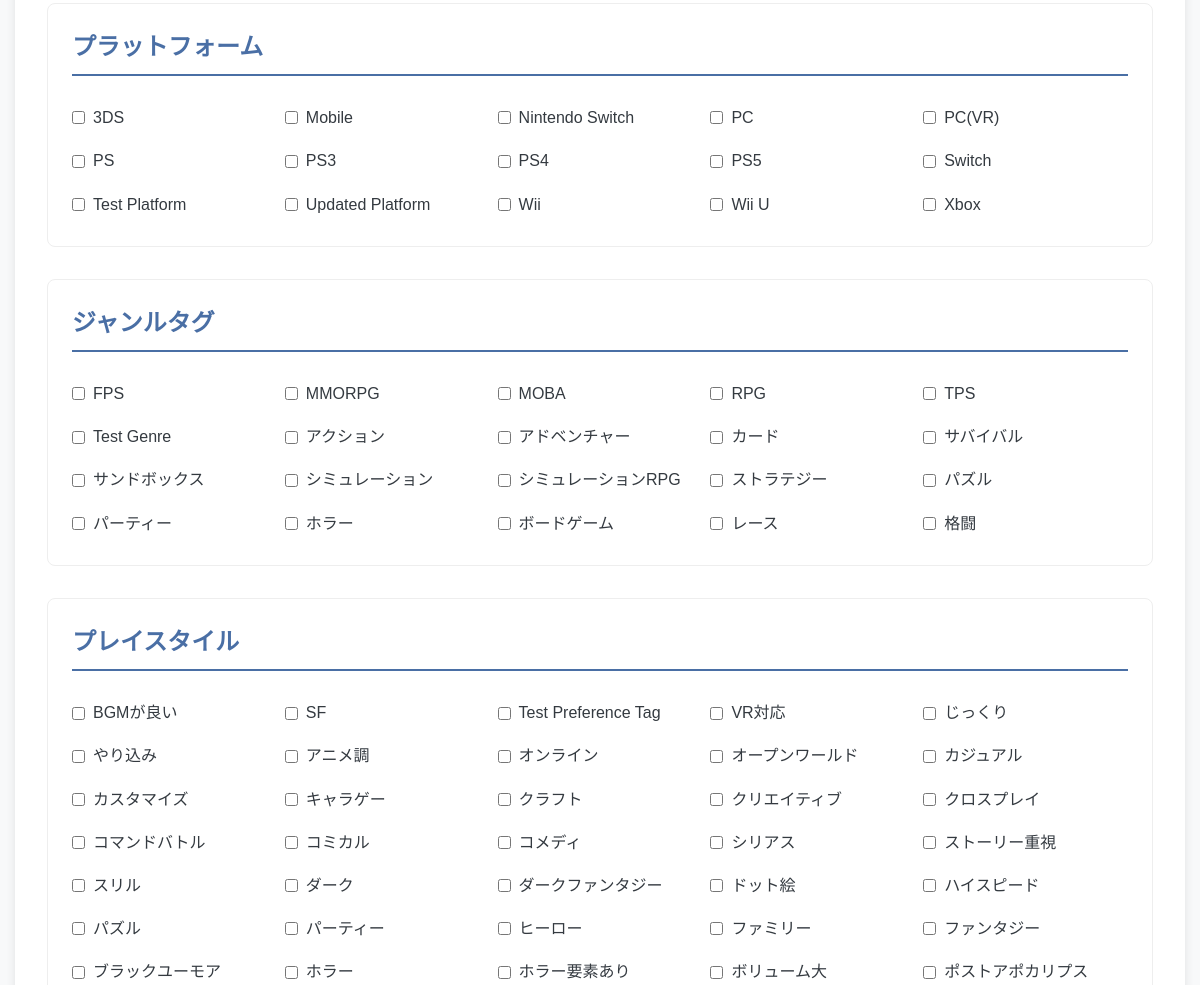
The app's page /add (middle part), older data.
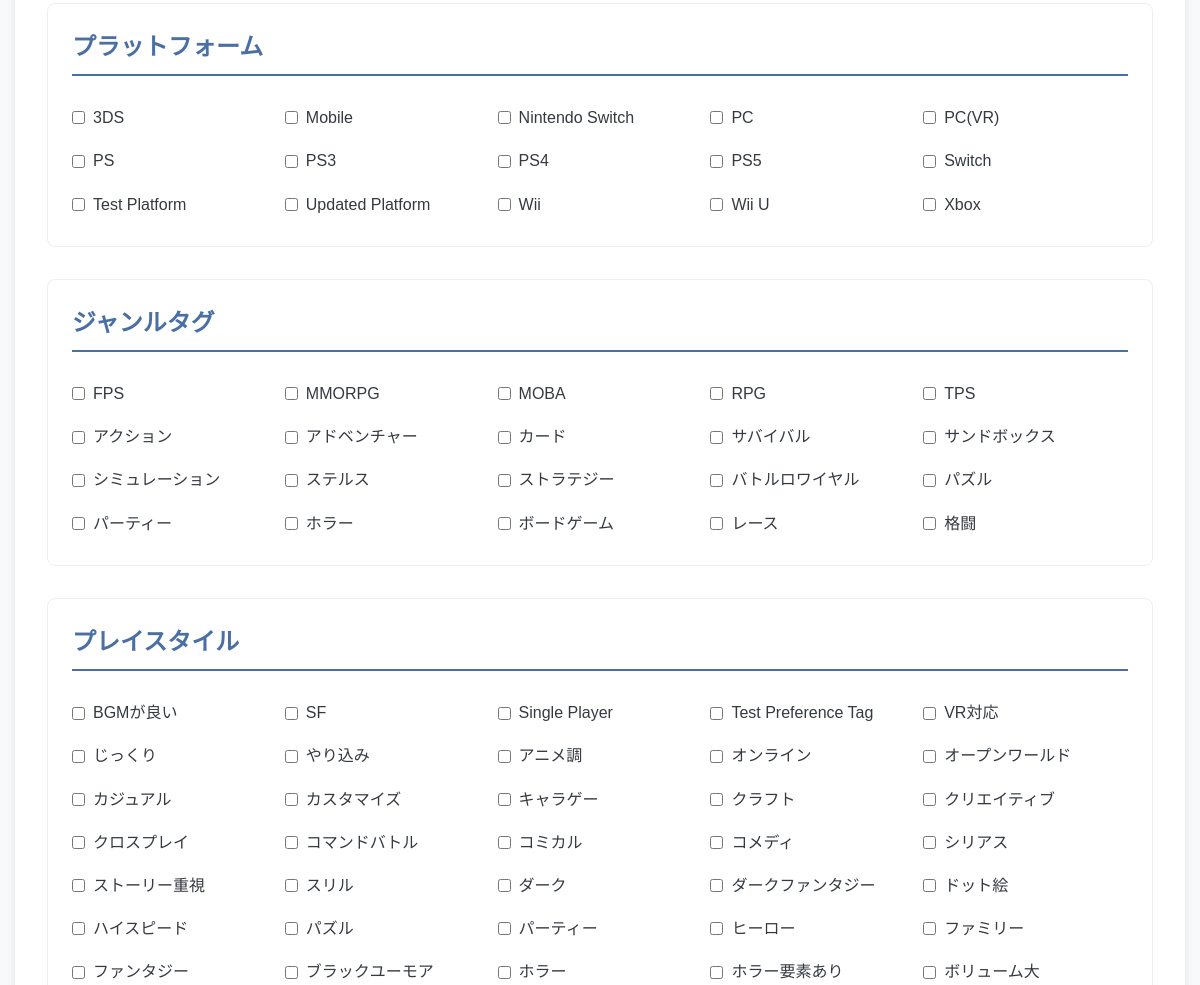
The same page, newer data.
### tables this page shows
CREATE TABLE platforms (
    platform_id INTEGER PRIMARY KEY AUTOINCREMENT,
    name TEXT NOT NULL UNIQUE,
    manufacturer TEXT,
    release_year INTEGER
);

CREATE TABLE genres (
    genre_id INTEGER PRIMARY KEY AUTOINCREMENT,
    name TEXT NOT NULL UNIQUE,
    description TEXT
);

### app.py (the view, shortened to what this page needs)
@app.route('/add', methods=['GET', 'POST'])
def add_game():
    filter_options = get_filter_options()
    return render_template('add.html',
                         filter_options=filter_options)

### app.py (called while the page is built)
def get_filter_options():
    genres = game_dao.db_manager.execute_query("SELECT DISTINCT name FROM genres ORDER BY name")
    genre_options = [g[0] for g in genres]
    preferences = game_dao.db_manager.execute_query("SELECT DISTINCT name FROM preferences WHERE category = 'preference' ORDER BY name")
    preference_options = [p[0] for p in preferences]
    countries = game_dao.db_manager.execute_query("SELECT DISTINCT country FROM developers ORDER BY country")
    country_options = [c[0] for c in countries]
    platforms = game_dao.db_manager.execute_query("SELECT DISTINCT name FROM platforms ORDER BY name")
    platform_options = [p[0] for p in platforms]
    return {
        'genres': genre_options,
        'preferences': preference_options,
        'countries': country_options,
        'platforms': platform_options
    }

### backend/db_manager.py (called while the page is built)
    def connect(self) -> sqlite3.Connection:
        if self._connection is None:
            self._connection = sqlite3.connect(self.db_path)
            self._connection.execute("PRAGMA foreign_keys = ON")
            self._connection.execute("PRAGMA case_sensitive_like = ON")
        return self._connection

### templates/add.html (shortened to what this page needs)
{% extends "base.html" %}
{% block content %}
<div class="form-page">
<form method="post" action="{{ url_for('add_game') }}" class="game-form" enctype="multipart/form-data">
        <div class="form-section">
            <h2>プラットフォーム</h2>
            <div class="checkbox-group">
                {% for platform in filter_options.platforms %}
                    <label class="checkbox-label">
                        <input type="checkbox" name="platforms" value="{{ platform }}">
                        {{ platform }}
                    </label>
                {% endfor %}
            </div>
        </div>
        <div class="form-section">
            <h2>ジャンルタグ</h2>
            <div class="checkbox-group">
                {% for genre in filter_options.genres %}
                    <label class="checkbox-label">
                        <input type="checkbox" name="genre_tags" value="{{ genre }}">
                        {{ genre }}
                    </label>
                {% endfor %}
            </div>
        </div>
        <div class="form-section">
            <h2>プレイスタイル</h2>
            <div class="checkbox-group">
                {% for preference in filter_options.preferences %}
                    <label class="checkbox-label">
                        <input type="checkbox" name="preference_tags" value="{{ preference }}">
                        {{ preference }}
                    </label>
                {% endfor %}
            </div>
        </div>
    </form>
</div>
{% endblock %}

Row changes from the older to the newer data that the page shows:
removed genres: name "Test Genre"
removed genres: name "シミュレーションRPG"
added genres: name "ステルス"
added genres: name "バトルロワイヤル"
Text that changed along with them:
new list line: "☐ Single Player"
list line gone: "☐ ポストアポカリプス"
